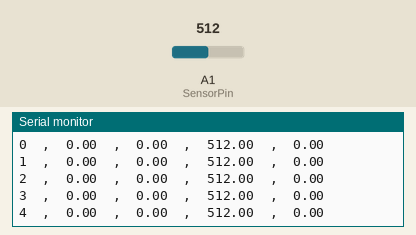
Simulated run of this sketch. Board: Arduino Uno, built with avr-gcc and run on an emulated ATmega328P. Shown: the last lines printed to the serial monitor. The test bench sets the inputs (shaded band); at power-on: A1 (SensorPin) = 512.

Above: at 1.8 s.
1.9 s: A1 (SensorPin) set to 716
At 2.09 s:
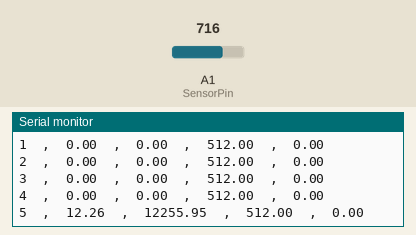
3.4 s: A1 (SensorPin) set to 900
At 3.52 s:
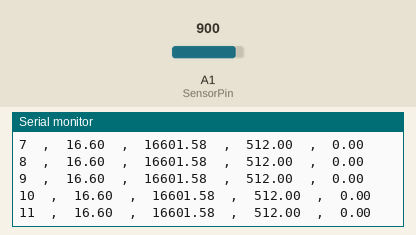
Timing chart, 0 to 6.4 s (numbered marks = the images above; inputs shaded):
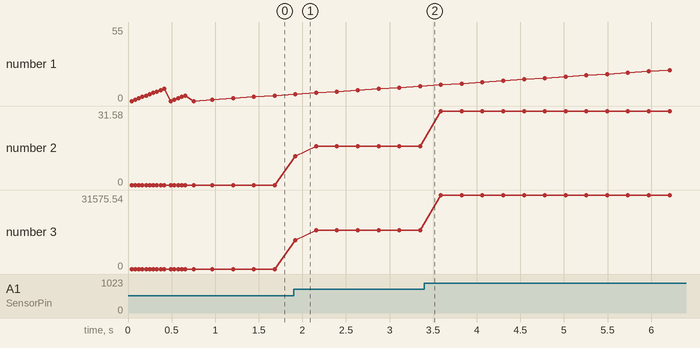

The sketch:

socket21.ino
```cpp
#define SensorPin A1
double  MidValue = 512 ;
#define ReadMaxCount 200
#define  InitCurrentCount 200      // calculate ananlog data counting for average data
#define initCount 10     // omit the initial unstable data
#define initAvgCount 5   //read new data for  MidValue
long initCounter = 0 ;
char getdata ;  // 儲存接收資料的變數
double Ampdata ;  // 儲存接收資料的變數
double s1 = 0 ;
double s2 = 0 ;
double s3 = 0 ;

void setup()
{
  pinMode(SensorPin,INPUT);
  Serial.begin(9600);
initCounter= 0 ;
    Serial.println("now init Average") ;
  for(int i = 0 ; i <initCount; i++)
      {
          Ampdata = InitCurrentAverage() ;
           debugCurrent()  ;
          initCounter  ++ ;
    }
      s3 = 0 ;  //recalculate init data
 initCounter= 0 ;
          Serial.println("now cal Average to set midValue") ;
   for(int i = 0 ; i <initAvgCount; i++)
      {
          Ampdata = InitCurrentAverage() ;
           debugCurrent()  ;
          initCounter  ++ ;
          s3= s3 +  (s1 / InitCurrentCount) ;
      }
        MidValue = (s3/initAvgCount) ;
  Serial.print("Now get new midValue:(");
  Serial.print(MidValue);
  Serial.print(")\n");

    Serial.println("now Start Detect Current") ;

initCounter= 0 ;
}

void loop()
{

//  Ampdata = ReadCurrentAverage() ;
  Ampdata = ReadCurrentAverage() ;

 // Serial.print("Aout Value =( ");
  Serial.print(initCounter);
  Serial.print("  ,  ");
  Serial.print(Ampdata);
  Serial.print("  ,  ");
  Serial.print(Ampdata * 1000 );
  Serial.print("  ,  ");
  Serial.print(s1/ReadMaxCount );
  Serial.print("  ,  ");
  Serial.print(s2 /ReadMaxCount);
//  Serial.print("  ,  ");
//  Serial.print(s3 );
  Serial.print("\n");
  //(30/1000) *1024/5
  initCounter ++ ;
  delay(200);
}


double ReadCurrentAverage()
{
     double Value;
  double Angv;
   double Mv;
   double Amp = 0 ;
   double mAmp ;
  for(int i=0 ;i <ReadMaxCount; i++)
    {
      Value = (double)analogRead(SensorPin);
     Angv= ((Value - MidValue) * 5000/1024) /60  ;
      Amp = Amp + (Angv * Angv) ;
    }

    return sqrt(Amp/ReadMaxCount) ;
}


double InitCurrentAverage()
{

     double Value;
    double Angv;
   double Mv;
   double Amp = 0 ;
   double mAmp ;
  s1 = 0 ;
  s2 = 0 ;
   for(int i=0 ;i <InitCurrentCount; i++)
    {
      Value = (double)analogRead(SensorPin);
                s1 = s1 + Value ;
               Angv= ((Value - MidValue) * 5000/1024) /60  ;
               s2 = s2 + Angv ;
                Amp = Amp + (Angv * Angv) ;
          }
    return sqrt(Amp/ReadMaxCount) ;
}

void debugCurrent()
{


       Serial.print(initCounter);
    Serial.print("  ,  ");
    Serial.print(Ampdata);
    Serial.print("  ,  ");
    Serial.print(Ampdata * 1000 );
    Serial.print("  ,  ");
    Serial.print(s1/ReadMaxCount );
    Serial.print("  ,  ");
    Serial.print(s2 /ReadMaxCount);
//  Serial.print("  ,  ");
//  Serial.print(s3 );
    Serial.print("\n");

}
```

Measured:
- after the input at 1.9 s, the serial monitor: prints a new line at once (image 1)
- plotted number 2: 0 → 16.6 after the input at 1.9 s, 16.6 → 31.58 after the input at 3.4 s
- plotted number 3: 0 → 16601.58 after the input at 1.9 s, 16601.58 → 31575.54 after the input at 3.4 s
